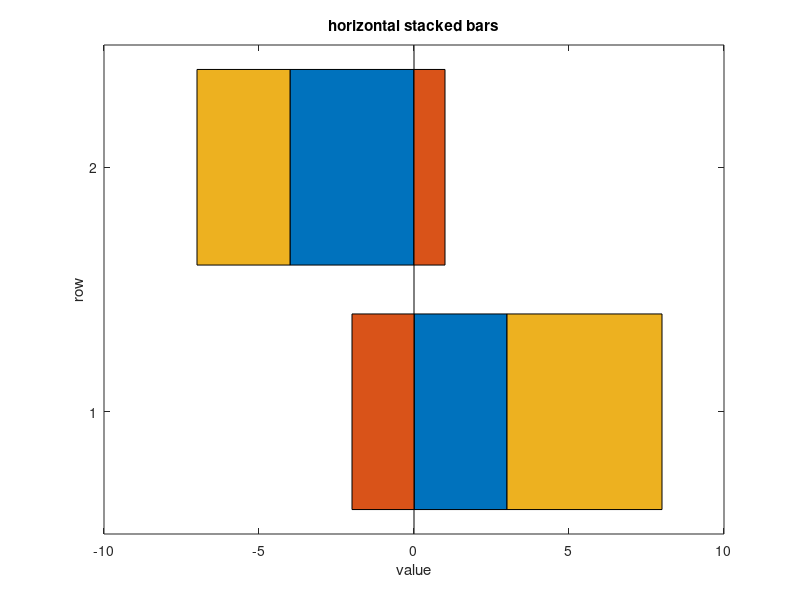

MATLAB code to generate this figure: (Note: this script raises an error after producing the figure.)
%=============================================================================
% Copyright (c) 2016-present Allan CORNET (Nelson)
%=============================================================================
% This file is part of Nelson.
%=============================================================================
% LICENCE_BLOCK_BEGIN
% SPDX-License-Identifier: LGPL-3.0-or-later
% LICENCE_BLOCK_END
%=============================================================================
% <--ADV-CLI MODE-->
%=============================================================================

close all;
%=============================================================================
f = figure('Visible', 'on', 'Position', [100 100 560 420], 'Color', [1 1 1]);
axes('Parent', f);
barh([3 -2 5; -4 1 -3], 'stacked');
title('horizontal stacked bars');
xlabel('value');
ylabel('row');
drawnow();
%=============================================================================
asserts.istrue(isgraphics(f, 'figure'));
asserts.isequal(f.Type, 'figure');
asserts.isequal(char(f.Visible), 'on');
asserts.isequal(f.Color, [1 1 1]);
axesHandles = findobj(f, 'Type', 'axes');
asserts.isequal(numel(axesHandles), 1);
for k = 1:numel(axesHandles)
  asserts.isequal(axesHandles(k).Type, 'axes');
  asserts.isequal(axesHandles(k).Parent, f);
end
barObjects = findobj(f, 'Type', 'bar');
asserts.isequal(numel(barObjects), 3);
asserts.istrue(all(isgraphics(barObjects, 'bar')));
for k = 1:numel(barObjects)
  asserts.isequal(barObjects(k).Type, 'bar');
end
close(f);
close all;
%=============================================================================
